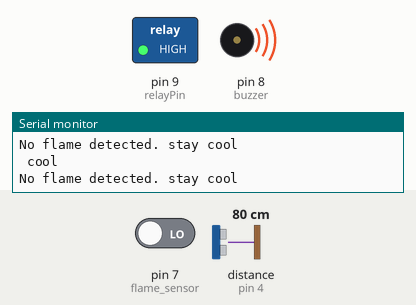
Simulated run of this sketch. Board: Arduino Uno, built with avr-gcc and run on an emulated ATmega328P. Parts: switched loads named in the sketch (green lamp = pin HIGH), buzzer (waves = sounding, pin HIGH), the last lines printed to the serial monitor. Wiring (inferred from the names in the program): ultrasonic range finder: trigger pin 5; echo pin 4. The inputs (shaded band) are chosen by the test bench; at power-on: distance to the obstacle (sensor on pin 4) 80 cm, pin 7 (flame_sensor) LOW. The echo pulse lasts 58.3 µs per cm; pins used as bus, display or sensor lines are not drawn.

Above: at 1.8 s.
1.9 s: distance to the obstacle (sensor on pin 4) set to 13 cm
4.5 s: distance to the obstacle (sensor on pin 4) set to 10 cm
At 6.2 s:
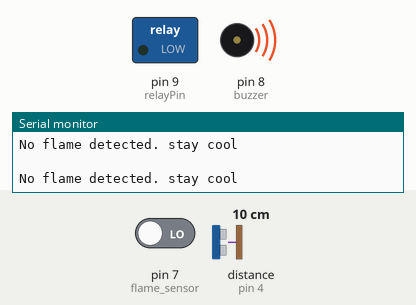
6.5 s: pin 7 (flame_sensor) driven HIGH
At 8.0 s:
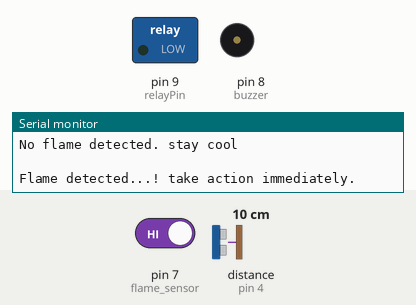
8.5 s: distance to the obstacle (sensor on pin 4) set to 18 cm
At 11.0 s:
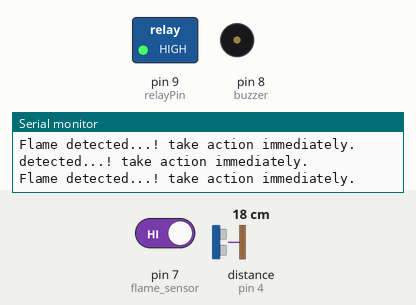
11.3 s: pin 7 (flame_sensor) driven LOW
At 14.1 s:
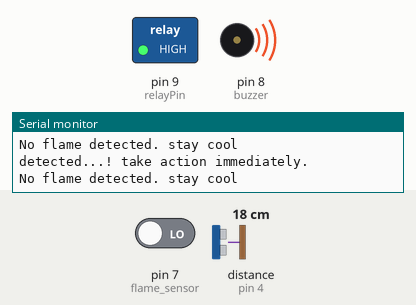
Timing chart, 0 to 15.1 s (numbered marks = the images above; inputs shaded):
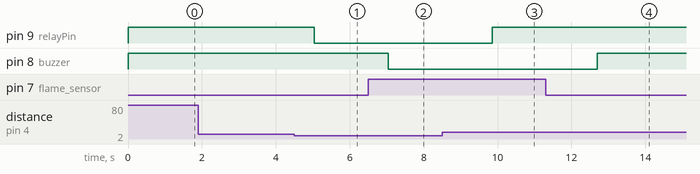

The sketch:

FlameIntegration.ino
```cpp
//#include <Servo.h>
//Servo servo1;
int buzzer = 8;
int relayPin = 9;
int trigPin = 5;
int echoPin = 4;
long distance;
long duration;

int flame_sensor = 7;
int flame_detected;


void setup()
{
  pinMode(relayPin, OUTPUT);  //initialize the LED as output
  Serial.begin(9600);
   //pinMode(led, OUTPUT);
  //servo1.attach(7);
 pinMode(trigPin, OUTPUT);
 pinMode(echoPin, INPUT);// put your setup code here, to run once:

 pinMode(buzzer, OUTPUT);
//  pinMode(LED, OUTPUT);
  pinMode(flame_sensor, INPUT);


}

void loop() {
  ultra();
  //servo1.write(0);
  if(distance <= 10){
  //servo1.write(90);
 // digitalWrite(led, LOW);
  digitalWrite(relayPin, LOW);
  } else {
    //digitalWrite(led, LOW);
    digitalWrite(relayPin, HIGH);
  }

  flame_detected = digitalRead(flame_sensor);
  if (flame_detected == 1)
  {
    Serial.println("Flame detected...! take action immediately.");
    digitalWrite(buzzer, LOW);
//    digitalWrite(LED, HIGH);
    delay(200);
//    digitalWrite(LED, LOW);
    delay(200);
  }
  else
  {
    Serial.println("No flame detected. stay cool");
    digitalWrite(buzzer, HIGH);
//    digitalWrite(LED, LOW);
  }
  delay(1000);
}

void ultra(){
  digitalWrite(trigPin, LOW);
  delayMicroseconds(2);
  digitalWrite(trigPin, HIGH);
  delayMicroseconds(10);
  digitalWrite(trigPin, LOW);
  duration = pulseIn(echoPin, HIGH);
  distance = duration*0.034/2;
  Serial.println("Distance: " + distance);
  }
```

Measured:
- the behaviour switches between 12 and 11 cm on distance to the obstacle (sensor on pin 4) (found by bisection; images 0 and 1)
- after the input at 4.5 s, pin 9 (relayPin): HIGH → LOW after 0.54 s
- after the input at 6.5 s, pin 8 (buzzer): HIGH → LOW after 0.55 s
- after the input at 8.5 s, pin 9 (relayPin): LOW → HIGH after 1.4 s
- after the input at 11.3 s, pin 8 (buzzer): LOW → HIGH after 1.4 s
